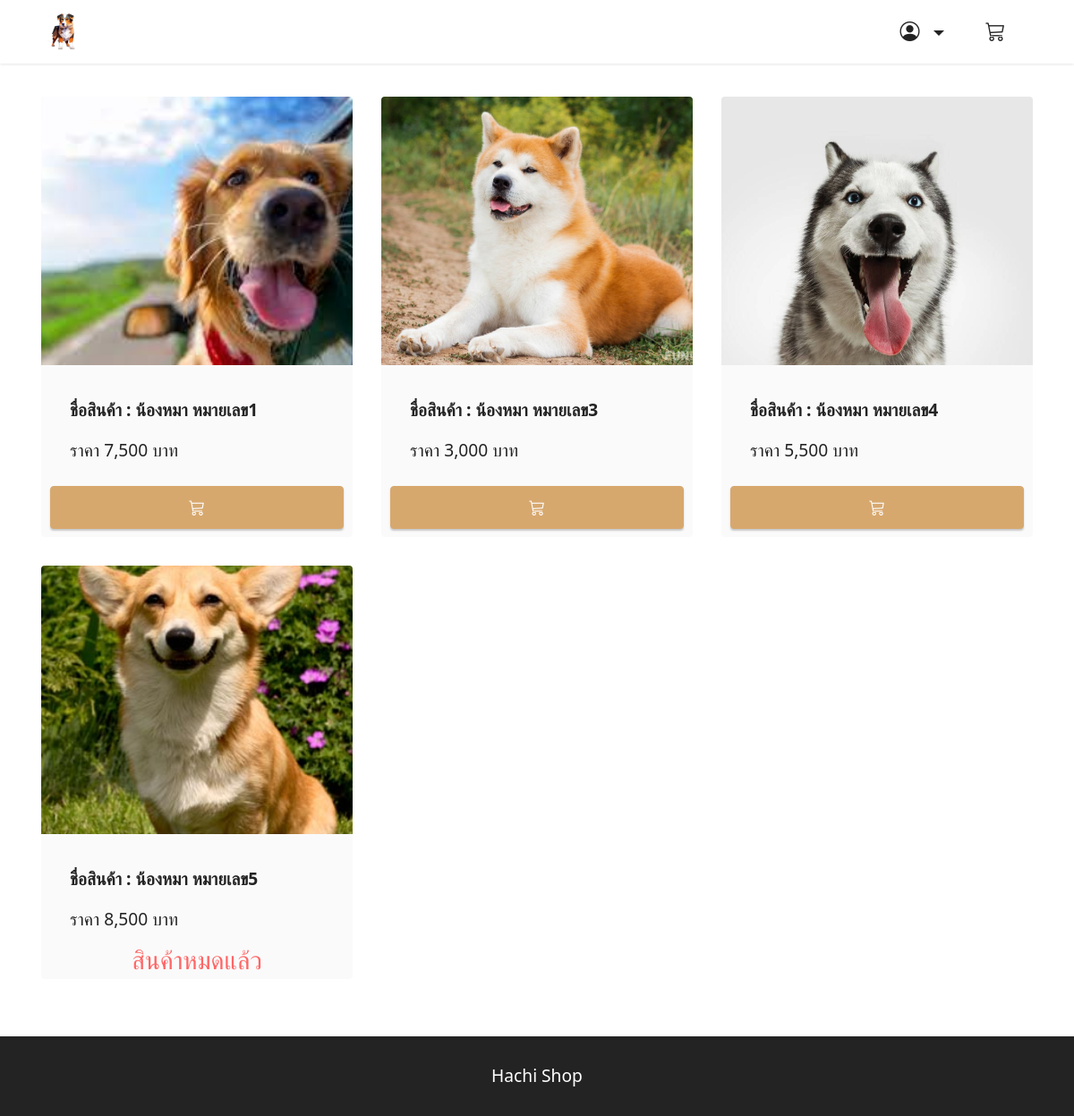
The page / on the database its author committed.
### productapp/models.py (models this page shows)
class Product(models.Model):
    name = models.CharField(max_length=50)
    description = models.TextField()
    price = models.DecimalField(max_digits=7,decimal_places=2)
    stock = models.IntegerField()
    isTrending = models.BooleanField(default=False)
    image = models.ImageField(upload_to='products',blank=True)

### productapp/views.py (the view)
# urls.py: path('',views.index),
def index(request):
    product=Product.objects.filter(isTrending=True)
    return render(request,'index.html',{'product':product})

### productapp/templates/index.html (shortened to what this page needs)
<!DOCTYPE html>
<html>
    {% load static %}
    {% load humanize %}
<head>
    <link href="https://cdn.jsdelivr.net/npm/bootstrap@5.0.2/dist/css/bootstrap.min.css" rel="stylesheet">
    <link rel="stylesheet" href="https://cdn.jsdelivr.net/npm/bootstrap-icons@1.10.5/font/bootstrap-icons.css">
    <link rel="stylesheet" href="{%static 'assets/dropdown/css/style.css'%}">
    <link rel="stylesheet" href="{%static 'assets/theme/css/style.css' %}">
    <link rel="stylesheet" href="{%static 'assets/custom/css/custom-style.css' %}" type="text/css">
</head>
<body>
    <section class="menu menu3 cid-tsEQosCCDP" id="menu3-0">
        <nav class="navbar navbar-dropdown navbar-fixed-top navbar-expand-lg">
            <div class="container">
                <div class="navbar-brand">
                    <span class="navbar-logo">
                        <a href="/">
                            <img src="{%static 'assets/images/logo.png' %}" style="height: 3rem;">
                        </a>
                    </span>
                </div>
                <div class="collapse navbar-collapse" id="navbarSupportedContent">
                    <ul class="navbar-nav nav-dropdown nav-right" data-app-modern-menu="true">
                        <li class="nav-item dropdown">
                            <a class="nav-link link text-black dropdown-toggle show display-4" data-toggle="dropdown-submenu" data-bs-toggle="dropdown" data-bs-auto-close="outside" aria-expanded="false">
                                <span class="bi bi-person-circle iconfont"></span>
                            </a>
                                {% if request.user.is_authenticated %}
                                <a class="text-black show dropdown-item display-4" href="/orderhistory">{{request.user.username}}</a>
                                <a class="text-black show dropdown-item display-4" href="/logout">ออกจากระบบ</a>
                            </div>
                        </li>
                        <li class="nav-item">
                            <a class="nav-link link text-black show display-4" href="/cart">
                                <span class="bi bi-cart3 iconfont iconfont-btn"></span>
                            </a>
                        </li>
                        {%else%}
                        </li>
                        <li class="nav-item">
                            <a class="nav-link link text-black show display-4" href="/cart">
                                <span class="bi bi-cart3 iconfont iconfont-btn"></span>
                            </a>
                        </li>
                                {% endif %}
                    </ul>
                </div>
            </div>
        </nav>
    </section>
    <section class="content2 cid-tsEQSCqggh" id="content2-2">
        <div class="container">
            <div class="row mb-4">
            {% for i in product  %}
            {% if i.stock == 0 %}
            <div class="item features-image сol-12 col-md-6 col-lg-4">
                <div class="item-wrapper">
                    <div class="item-img">
                        <a href="/details/{{i.id}}">
                            <img src="{{i.image.url}}">
                        </a>
                    </div>
                    <div class="item-content">
                        <h6 class="item-subtitle mbr-fonts-style mt-1 display-7">
                            <strong>ชื่อสินค้า : {{i.name}}</strong>
                        </h6>
                        <p class="mbr-text mbr-fonts-style mt-3 display-7">ราคา {{i.price |floatformat:0 | intcomma}} บาท</p>
                    </div>
                    <h3 class="text-center text-secondary">สินค้าหมดแล้ว</h3>
                </div>
            </div>
            {%else%}
            <div class="item features-image сol-12 col-md-6 col-lg-4">
                <div class="item-wrapper">
                    <div class="item-img">
                        <a href="/details/{{i.id}}">
                            <img src="{{i.image.url}}">
                        </a>
                    </div>
                    <div class="item-content">
                        <h6 class="item-subtitle mbr-fonts-style mt-1 display-7">
                            <strong>ชื่อสินค้า : {{i.name}}</strong>
                        </h6>
                        <p class="mbr-text mbr-fonts-style mt-3 display-7">ราคา {{i.price |floatformat:0 | intcomma}} บาท</p>
                    </div>
                    <div class="d-grid gap-2">
                        <a href="/cart/add/{{i.id}}" class="btn btn-primary display-4">
                            <i class="bi bi-cart3"></i></i>
                        </a>
                    </div>
                </div>
            </div>
            {% endif %}
            {% endfor %}
        </div>
            </div>
    </section>
    <section class="footer7 cid-tsQdrs3Vrj" id="footer7-13">
        <div class="container">
            <div class="media-container-row align-center mbr-white">
                <div class="col-12">
                    <p class="mbr-text mb-0 mbr-fonts-style display-7">Hachi Shop</p>
                </div>
            </div>
        </div>
    </section>
</body>
</html>

### productapp/static/assets/dropdown/css/style.css (style rules this page uses)
.navbar-dropdown { left: 0; padding: 0; position: absolute; right: 0; top: 0; transition: all 0.45s ease; z-index: 1030; background: #282828; }
.navbar-dropdown .navbar-logo { margin-right: 0.8rem; transition: margin 0.3s ease-in-out; vertical-align: middle; }
.navbar-dropdown .navbar-logo img { height: 3.125rem; transition: all 0.3s ease-in-out; }
.navbar-dropdown.navbar-fixed-top { position: fixed; }
.navbar-dropdown .navbar-brand span { vertical-align: -4px; }
.nav-dropdown { font-size: 0.75rem; font-weight: 500; height: auto !important; }
.nav-dropdown .link { margin: 0.667em 1.667em; font-weight: 500; padding: 0; transition: color 0.2s ease-in-out; }
.nav-dropdown .link.dropdown-toggle { margin-right: 2.583em; }
.nav-dropdown .link.dropdown-toggle::after { margin-left: 0.25rem; border-top: 0.35em solid; border-right: 0.35em solid transparent; border-left: 0.35em solid transparent; border-bottom: 0; }
.nav-dropdown .link::after, .nav-dropdown .dropdown-item::after { color: inherit; }

### productapp/static/assets/theme/css/style.css (style rules this page uses)
section { background-color: #ffffff; }
body { font-style: normal; line-height: 1.5; font-weight: 400; color: #232323; position: relative; }
section, .container, .container-fluid { position: relative; word-wrap: break-word; }
a { font-style: normal; font-weight: 400; cursor: pointer; }
a, a:hover { text-decoration: none; }
.mbr-text { font-style: normal; line-height: 1.7; }
h1, h2, h3, h4, h5, h6, .display-1, .display-2, .display-4, .display-5, .display-7, span, p, a { line-height: 1; word-break: break-word; word-wrap: break-word; font-weight: 400; }
b, strong { font-weight: bold; }
section { background-position: 50% 50%; background-repeat: no-repeat; background-size: cover; }
.mbr-white { color: #ffffff; }
.align-center { text-align: center; }
.media-container-row { display: flex; flex-direction: row; flex-wrap: wrap; justify-content: center; align-content: center; align-items: start; }
@media (min-width: 992px) { .media-container-row { flex-wrap: nowrap; } }
img, iframe { display: block; width: 100%; }
.btn { font-weight: 600; border-width: 1px; font-style: normal; margin: 0.6rem 0.6rem; white-space: normal; transition: all 0.2s ease-in-out; display: inline-flex; align-items: center; justify-content: center; word-break: break-word; }
.menu .navbar-brand { display: -webkit-flex; }
.menu .navbar-brand span { display: flex; display: -webkit-flex; }
.menu .navbar-brand .navbar-logo img { display: -webkit-flex; width: auto; }
@media (min-width: 992px) { .menu .navbar-nav.nav-dropdown { display: -webkit-flex; } }
.nav-link .iconfont { margin-right: 0.5rem; }
.navbar { display: -webkit-flex; -webkit-flex-wrap: wrap; -webkit-align-items: center; -webkit-justify-content: space-between; }
.navbar-collapse { -webkit-flex-basis: 100%; -webkit-flex-grow: 1; -webkit-align-items: center; }
.nav-dropdown .link { padding: 0.667em 1.667em !important; margin: 0 !important; }
.row { display: -webkit-flex; -webkit-flex-wrap: wrap; }
html, body { height: auto; min-height: 100vh; }
ul, ol, pre, blockquote { margin-bottom: 2.3125rem; }
.mb-4 { margin-bottom: 2rem !important; }
@media (min-width: 992px) { .container { padding-left: 16px; padding-right: 16px; } }
@media (min-width: 992px) { .row { margin-left: -16px; margin-right: -16px; } }
@media (min-width: 992px) { .row > [class*=col] { padding-left: 16px; padding-right: 16px; } }
.card-wrapper, .item-wrapper { overflow: hidden; }
.item { position: relative; }

### rows shown on the page
Product: image (picture), name "น้องหมา หมายเลข1", price "7,500"
Product: image (picture), name "น้องหมา หมายเลข3", price "3,000"
Product: image (picture), name "น้องหมา หมายเลข4", price "5,500"
Product: image (picture), name "น้องหมา หมายเลข5", price "8,500"
